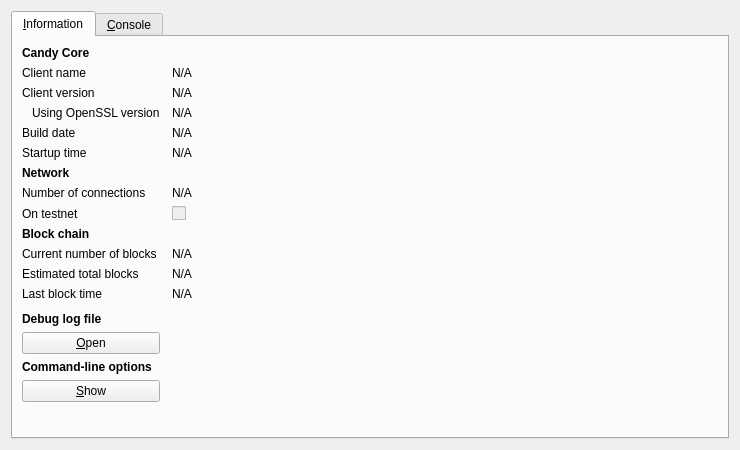
<?xml version="1.0" encoding="UTF-8"?>
<ui version="4.0">
 <class>RPCConsole</class>
 <widget class="QDialog" name="RPCConsole">
  <property name="geometry">
   <rect>
    <x>0</x>
    <y>0</y>
    <width>740</width>
    <height>450</height>
   </rect>
  </property>
  <property name="windowTitle">
   <string>Candy - Debug window</string>
  </property>
  <layout class="QVBoxLayout" name="verticalLayout_2">
   <item>
    <widget class="QTabWidget" name="tabWidget">
     <property name="currentIndex">
      <number>0</number>
     </property>
     <widget class="QWidget" name="tab_info">
      <attribute name="title">
       <string>&amp;Information</string>
      </attribute>
      <layout class="QGridLayout" name="gridLayout" columnstretch="0,1">
       <property name="horizontalSpacing">
        <number>12</number>
       </property>
       <item row="0" column="0">
        <widget class="QLabel" name="label_9">
         <property name="font">
          <font>
           <weight>75</weight>
           <bold>true</bold>
          </font>
         </property>
         <property name="text">
          <string>Candy Core</string>
         </property>
        </widget>
       </item>
       <item row="1" column="0">
        <widget class="QLabel" name="label_5">
         <property name="text">
          <string>Client name</string>
         </property>
        </widget>
       </item>
       <item row="1" column="1">
        <widget class="QLabel" name="clientName">
         <property name="cursor">
          <cursorShape>IBeamCursor</cursorShape>
         </property>
         <property name="text">
          <string>N/A</string>
         </property>
         <property name="textFormat">
          <enum>Qt::PlainText</enum>
         </property>
         <property name="textInteractionFlags">
          <set>Qt::LinksAccessibleByMouse|Qt::TextSelectableByKeyboard|Qt::TextSelectableByMouse</set>
         </property>
        </widget>
       </item>
       <item row="2" column="0">
        <widget class="QLabel" name="label_6">
         <property name="text">
          <string>Client version</string>
         </property>
        </widget>
       </item>
       <item row="2" column="1">
        <widget class="QLabel" name="clientVersion">
         <property name="cursor">
          <cursorShape>IBeamCursor</cursorShape>
         </property>
         <property name="text">
          <string>N/A</string>
         </property>
         <property name="textFormat">
          <enum>Qt::PlainText</enum>
         </property>
         <property name="textInteractionFlags">
          <set>Qt::LinksAccessibleByMouse|Qt::TextSelectableByKeyboard|Qt::TextSelectableByMouse</set>
         </property>
        </widget>
       </item>
       <item row="3" column="0">
        <widget class="QLabel" name="label_14">
         <property name="text">
          <string>Using OpenSSL version</string>
         </property>
         <property name="indent">
          <number>10</number>
         </property>
        </widget>
       </item>
       <item row="3" column="1">
        <widget class="QLabel" name="openSSLVersion">
         <property name="cursor">
          <cursorShape>IBeamCursor</cursorShape>
         </property>
         <property name="text">
          <string>N/A</string>
         </property>
         <property name="textFormat">
          <enum>Qt::PlainText</enum>
         </property>
         <property name="textInteractionFlags">
          <set>Qt::LinksAccessibleByMouse|Qt::TextSelectableByKeyboard|Qt::TextSelectableByMouse</set>
         </property>
        </widget>
       </item>
       <item row="4" column="0">
        <widget class="QLabel" name="label_12">
         <property name="text">
          <string>Build date</string>
         </property>
        </widget>
       </item>
       <item row="4" column="1">
        <widget class="QLabel" name="buildDate">
         <property name="cursor">
          <cursorShape>IBeamCursor</cursorShape>
         </property>
         <property name="text">
          <string>N/A</string>
         </property>
         <property name="textFormat">
          <enum>Qt::PlainText</enum>
         </property>
         <property name="textInteractionFlags">
          <set>Qt::LinksAccessibleByMouse|Qt::TextSelectableByKeyboard|Qt::TextSelectableByMouse</set>
         </property>
        </widget>
       </item>
       <item row="5" column="0">
        <widget class="QLabel" name="label_13">
         <property name="text">
          <string>Startup time</string>
         </property>
        </widget>
       </item>
       <item row="5" column="1">
        <widget class="QLabel" name="startupTime">
         <property name="cursor">
          <cursorShape>IBeamCursor</cursorShape>
         </property>
         <property name="text">
          <string>N/A</string>
         </property>
         <property name="textFormat">
          <enum>Qt::PlainText</enum>
         </property>
         <property name="textInteractionFlags">
          <set>Qt::LinksAccessibleByMouse|Qt::TextSelectableByKeyboard|Qt::TextSelectableByMouse</set>
         </property>
        </widget>
       </item>
       <item row="6" column="0">
        <widget class="QLabel" name="label_11">
         <property name="font">
          <font>
           <weight>75</weight>
           <bold>true</bold>
          </font>
         </property>
         <property name="text">
          <string>Network</string>
         </property>
        </widget>
       </item>
       <item row="7" column="0">
        <widget class="QLabel" name="label_7">
         <property name="text">
          <string>Number of connections</string>
         </property>
        </widget>
       </item>
       <item row="7" column="1">
        <widget class="QLabel" name="numberOfConnections">
         <property name="cursor">
          <cursorShape>IBeamCursor</cursorShape>
         </property>
         <property name="text">
          <string>N/A</string>
         </property>
         <property name="textFormat">
          <enum>Qt::PlainText</enum>
         </property>
         <property name="textInteractionFlags">
          <set>Qt::LinksAccessibleByMouse|Qt::TextSelectableByKeyboard|Qt::TextSelectableByMouse</set>
         </property>
        </widget>
       </item>
       <item row="8" column="0">
        <widget class="QLabel" name="label_8">
         <property name="text">
          <string>On testnet</string>
         </property>
        </widget>
       </item>
       <item row="8" column="1">
        <widget class="QCheckBox" name="isTestNet">
         <property name="enabled">
          <bool>false</bool>
         </property>
         <property name="text">
          <string/>
         </property>
        </widget>
       </item>
       <item row="9" column="0">
        <widget class="QLabel" name="label_10">
         <property name="font">
          <font>
           <weight>75</weight>
           <bold>true</bold>
          </font>
         </property>
         <property name="text">
          <string>Block chain</string>
         </property>
        </widget>
       </item>
       <item row="10" column="0">
        <widget class="QLabel" name="label_3">
         <property name="text">
          <string>Current number of blocks</string>
         </property>
        </widget>
       </item>
       <item row="10" column="1">
        <widget class="QLabel" name="numberOfBlocks">
         <property name="cursor">
          <cursorShape>IBeamCursor</cursorShape>
         </property>
         <property name="text">
          <string>N/A</string>
         </property>
         <property name="textFormat">
          <enum>Qt::PlainText</enum>
         </property>
         <property name="textInteractionFlags">
          <set>Qt::LinksAccessibleByMouse|Qt::TextSelectableByKeyboard|Qt::TextSelectableByMouse</set>
         </property>
        </widget>
       </item>
       <item row="11" column="0">
        <widget class="QLabel" name="label_4">
         <property name="text">
          <string>Estimated total blocks</string>
         </property>
        </widget>
       </item>
       <item row="11" column="1">
        <widget class="QLabel" name="totalBlocks">
         <property name="cursor">
          <cursorShape>IBeamCursor</cursorShape>
         </property>
         <property name="text">
          <string>N/A</string>
         </property>
         <property name="textFormat">
          <enum>Qt::PlainText</enum>
         </property>
         <property name="textInteractionFlags">
          <set>Qt::LinksAccessibleByMouse|Qt::TextSelectableByKeyboard|Qt::TextSelectableByMouse</set>
         </property>
        </widget>
       </item>
       <item row="12" column="0">
        <widget class="QLabel" name="label_2">
         <property name="text">
          <string>Last block time</string>
         </property>
        </widget>
       </item>
       <item row="12" column="1">
        <widget class="QLabel" name="lastBlockTime">
         <property name="cursor">
          <cursorShape>IBeamCursor</cursorShape>
         </property>
         <property name="text">
          <string>N/A</string>
         </property>
         <property name="textFormat">
          <enum>Qt::PlainText</enum>
         </property>
         <property name="textInteractionFlags">
          <set>Qt::LinksAccessibleByMouse|Qt::TextSelectableByKeyboard|Qt::TextSelectableByMouse</set>
         </property>
        </widget>
       </item>
       <item row="13" column="0">
        <spacer name="verticalSpacer_2">
         <property name="orientation">
          <enum>Qt::Vertical</enum>
         </property>
         <property name="sizeHint" stdset="0">
          <size>
           <width>20</width>
           <height>20</height>
          </size>
         </property>
        </spacer>
       </item>
       <item row="14" column="0">
        <widget class="QLabel" name="labelDebugLogfile">
         <property name="font">
          <font>
           <weight>75</weight>
           <bold>true</bold>
          </font>
         </property>
         <property name="text">
          <string>Debug log file</string>
         </property>
        </widget>
       </item>
       <item row="15" column="0">
        <widget class="QPushButton" name="openDebugLogfileButton">
         <property name="toolTip">
          <string>Open the Candy debug log file from the current data directory. This can take a few seconds for large log files.</string>
         </property>
         <property name="text">
          <string>&amp;Open</string>
         </property>
         <property name="autoDefault">
          <bool>false</bool>
         </property>
        </widget>
       </item>
       <item row="16" column="0">
        <widget class="QLabel" name="labelCLOptions">
         <property name="font">
          <font>
           <weight>75</weight>
           <bold>true</bold>
          </font>
         </property>
         <property name="text">
          <string>Command-line options</string>
         </property>
        </widget>
       </item>
       <item row="17" column="0">
        <widget class="QPushButton" name="showCLOptionsButton">
         <property name="toolTip">
          <string>Show the Candy-Qt help message to get a list with possible Candy command-line options.</string>
         </property>
         <property name="text">
          <string>&amp;Show</string>
         </property>
         <property name="autoDefault">
          <bool>false</bool>
         </property>
        </widget>
       </item>
       <item row="18" column="0">
        <spacer name="verticalSpacer">
         <property name="orientation">
          <enum>Qt::Vertical</enum>
         </property>
         <property name="sizeHint" stdset="0">
          <size>
           <width>20</width>
           <height>40</height>
          </size>
         </property>
        </spacer>
       </item>
      </layout>
     </widget>
     <widget class="QWidget" name="tab_console">
      <attribute name="title">
       <string>&amp;Console</string>
      </attribute>
      <layout class="QVBoxLayout" name="verticalLayout_3">
       <property name="spacing">
        <number>3</number>
       </property>
       <item>
        <widget class="QTextEdit" name="messagesWidget">
         <property name="minimumSize">
          <size>
           <width>0</width>
           <height>100</height>
          </size>
         </property>
         <property name="readOnly">
          <bool>true</bool>
         </property>
         <property name="tabKeyNavigation" stdset="0">
          <bool>false</bool>
         </property>
         <property name="columnCount" stdset="0">
          <number>2</number>
         </property>
        </widget>
       </item>
       <item>
        <layout class="QHBoxLayout" name="horizontalLayout">
         <property name="spacing">
          <number>3</number>
         </property>
         <item>
          <widget class="QLabel" name="label">
           <property name="text">
            <string notr="true">&gt;</string>
           </property>
          </widget>
         </item>
         <item>
          <widget class="QLineEdit" name="lineEdit"/>
         </item>
         <item>
          <widget class="QPushButton" name="clearButton">
           <property name="maximumSize">
            <size>
             <width>24</width>
             <height>24</height>
            </size>
           </property>
           <property name="toolTip">
            <string>Clear console</string>
           </property>
           <property name="text">
            <string/>
           </property>
           <property name="icon">
            <iconset resource="../bitcoin.qrc">
             <normaloff>:/icons/remove</normaloff>:/icons/remove</iconset>
           </property>
           <property name="shortcut">
            <string notr="true">Ctrl+L</string>
           </property>
           <property name="autoDefault">
            <bool>false</bool>
           </property>
          </widget>
         </item>
        </layout>
       </item>
      </layout>
     </widget>
    </widget>
   </item>
  </layout>
 </widget>
 <resources>
  <include location="../bitcoin.qrc"/>
 </resources>
 <connections/>
</ui>
